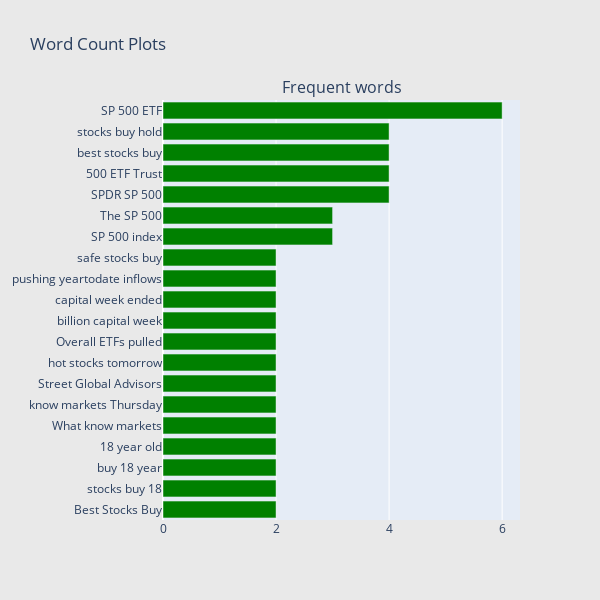

The notebook cell saved with this chart:
### Markdown cell above
# Content Trigram

### Code cell
## Get the bar chart from 5 rated reviews ##
freq_dict = defaultdict(int)
for sent in news_df["content"]:
    for word in generate_ngrams(sent,3):
        freq_dict[word] += 1
fd_sorted = pd.DataFrame(sorted(freq_dict.items(), key=lambda x: x[1])[::-1])
fd_sorted.columns = ["word", "wordcount"]
trace0 = horizontal_bar_chart(fd_sorted.head(20), 'green')

# Creating two subplots
fig = tools.make_subplots(rows=1, cols=1, vertical_spacing=0.04,
                          subplot_titles=["Frequent words"])
fig.append_trace(trace0, 1, 1)
#fig.append_trace(trace1, 1, 2)
fig['layout'].update(height=600, width=600, paper_bgcolor='rgb(233,233,233)', title="Word Count Plots")
py.iplot(fig, filename='word-plots');

### Figure 1 — Plotly figure (JSON) as saved in the notebook; plotly's stock layout.template omitted (floating-point values rounded to 4 significant figures)
{"data": [{"marker": {"color": "green"}, "orientation": "h", "showlegend": false, "type": "bar", "x": [2, 2, 2, 2, 2, 2, 2, 2, 2, 2, 2, 2, 2, 3, 3, 4, 4, 4, 4, 6], "xaxis": "x", "y": ["Best Stocks Buy", "stocks buy 18", "buy 18 year", "18 year old", "What know markets", "know markets Thursday", "Street Global Advisors", "hot stocks tomorrow", "Overall ETFs pulled", "billion capital week", "capital week ended", "pushing yeartodate inflows", "safe stocks buy", "SP 500 index", "The SP 500", "SPDR SP 500", "500 ETF Trust", "best stocks buy", "stocks buy hold", "SP 500 ETF"], "yaxis": "y"}], "layout": {"annotations": [{"font": {"size": 16}, "showarrow": false, "text": "Frequent words", "x": 0.5, "xanchor": "center", "xref": "paper", "y": 1, "yanchor": "bottom", "yref": "paper"}], "height": 600, "paper_bgcolor": "rgb(233,233,233)", "title": {"text": "Word Count Plots"}, "width": 600, "xaxis": {"anchor": "y", "domain": [0, 1]}, "yaxis": {"anchor": "x", "domain": [0, 1]}}}
